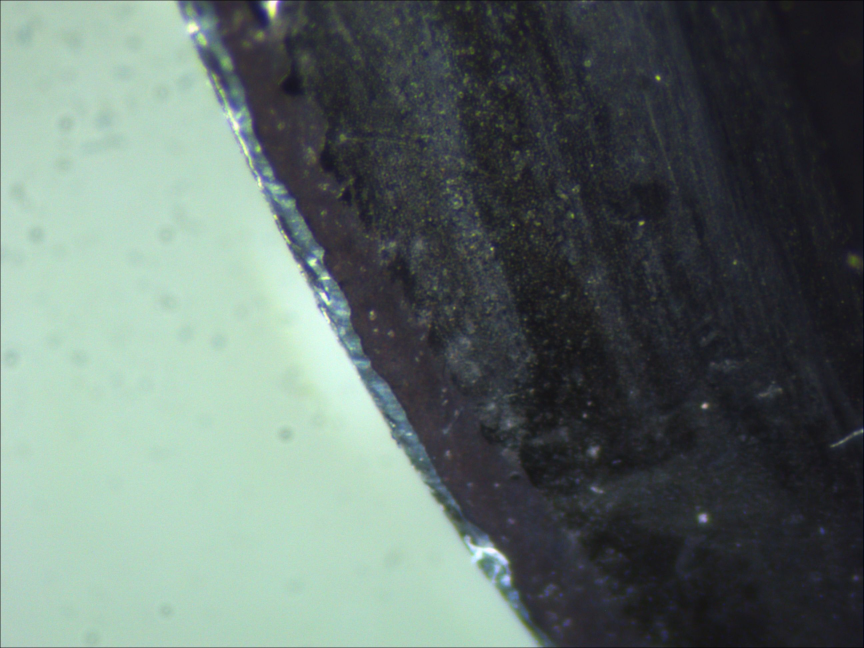
//> input picture BrokenDetection/sample/a1.jpg, 2592 x 1944 px (shown at 1/3 size)
$ ./main   (built with g++ and OpenCV 4)
//> lines starting //> are read from the running program, lines starting //| are printed output that depends on the picture; after the words box and inside, x2 and y2 are one past the last pixel; in counts of white or black regions, pixels touching at a corner belong together
### BrokenDetection/common.h
#ifndef COMMON_H
#define COMMON_H

#pragma warning(disable : 4995)
#pragma warning(disable : 4996)

#include <opencv2/opencv.hpp>
#include <limits>
#define CV_VER CVAUX_STR(CV_MAJOR_VERSION) CVAUX_STR(CV_MINOR_VERSION) CVAUX_STR(CV_SUBMINOR_VERSION)
#ifdef _DEBUG
#define MY_LIB(name) name "d"
#define CV_LIB(name) "opencv_" name CV_VER "d"
#else
#define MY_LIB(name) name
#define CV_LIB(name) "opencv_" name CV_VER
#endif

// opencv
#pragma comment(lib, CV_LIB("calib3d"))
#pragma comment(lib, CV_LIB("contrib"))
#pragma comment(lib, CV_LIB("core"))
#pragma comment(lib, CV_LIB("features2d"))
#pragma comment(lib, CV_LIB("flann"))
#pragma comment(lib, CV_LIB("gpu"))
#pragma comment(lib, CV_LIB("highgui"))
#pragma comment(lib, CV_LIB("imgproc"))
#pragma comment(lib, CV_LIB("legacy"))
#pragma comment(lib, CV_LIB("ml"))
#pragma comment(lib, CV_LIB("objdetect"))
#pragma comment(lib, CV_LIB("ts"))
#pragma comment(lib, CV_LIB("video"))


#endif

### BrokenDetection/main.cpp
#include "common.h"

int main(void)
{
	std::string filename = "./sample/a1.jpg";
	cv::Mat img = cv::imread(filename, 0);
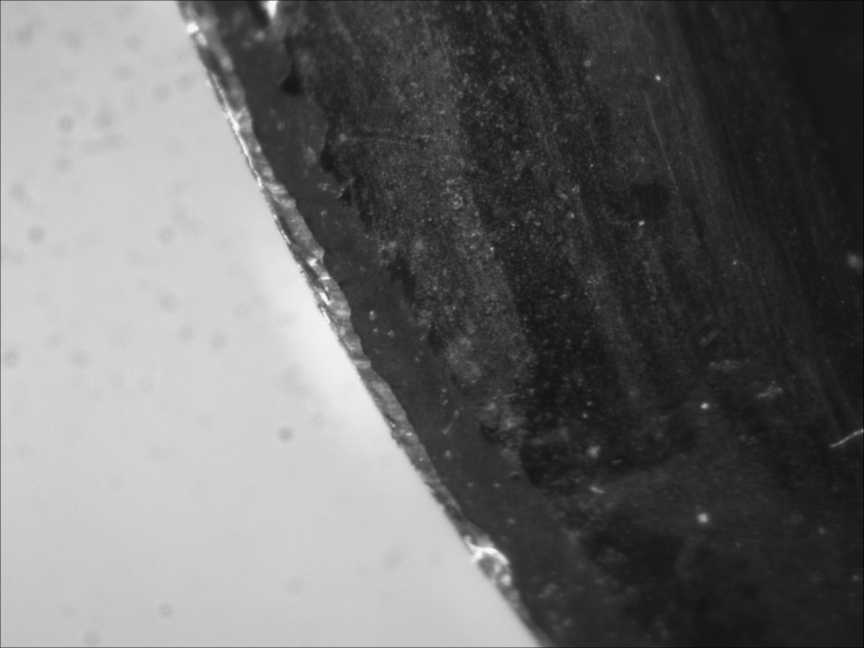
//> img: 1944 rows x 2592 cols, CV_8UC1 (shown at 1/3 size); min 0, max 251, mean 108.3
	cv::namedWindow("Original Image");
	cv::imshow("Original Image",img);

	// [4 lines of commented-out code are left out]

	cv::Mat result2;
	cv::GaussianBlur(img,result2,cv::Size(5,5),1.5);
	cv::namedWindow("Gaussian filtered Image");
	cv::imshow("Gaussian filtered Image",result2);

	// [4 lines of commented-out code are left out]

	cv::Mat sobelX;
	cv::Sobel(result2,sobelX,CV_8U,1,0,3,0.4,128);
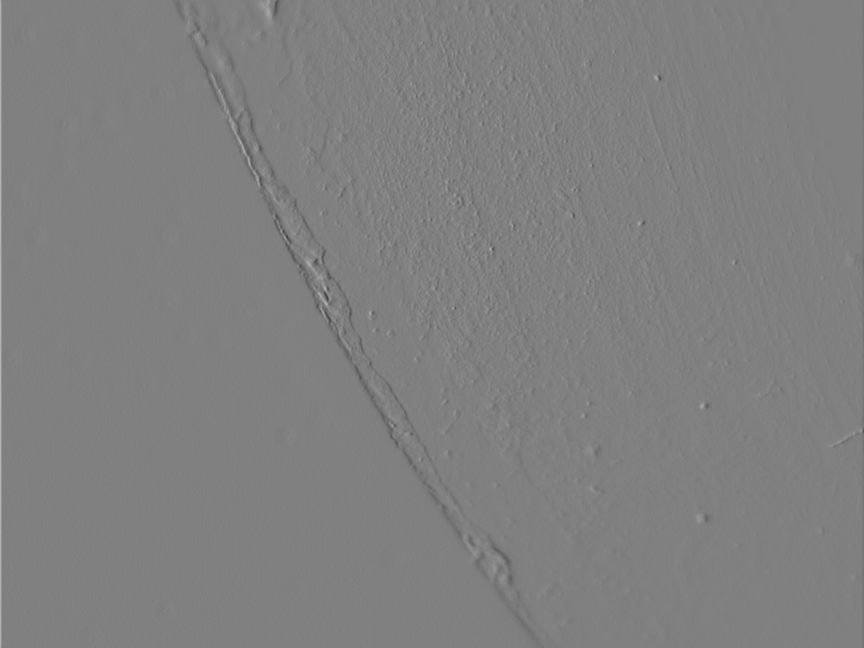
//> sobelX: 1944 rows x 2592 cols, CV_8UC1 (shown at 1/3 size); min 55, max 221, mean 127.8
	cv::Mat sobelY;
	cv::Sobel(result2,sobelY,CV_8U,0,1,3,0.4,128);
	cv::Sobel(result2,sobelX,CV_16S,1,0);
//> sobelX: 1944 rows x 2592 cols, CV_16SC1
	cv::Sobel(result2,sobelY,CV_16S,0,1);
//> sobelY: 1944 rows x 2592 cols, CV_16SC1
	cv::Mat sobel;
	sobel=abs(sobelX)+abs(sobelY);
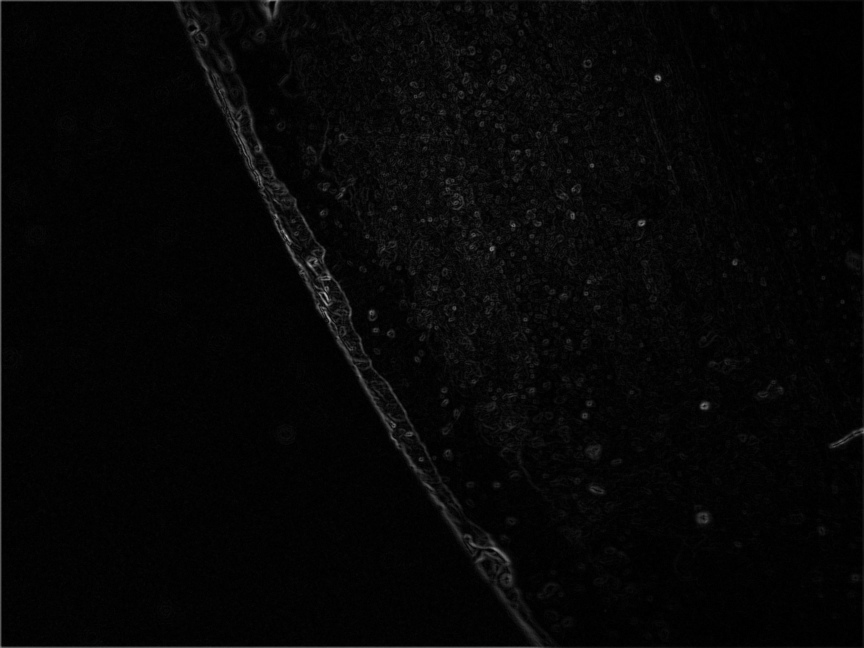
//> sobel: 1944 rows x 2592 cols, CV_16SC1 (shown at 1/3 size); min 0, max 356, mean 9.3; drawn with min black and max white
	double sobmin,sobmax;
	cv::minMaxLoc(sobel,&sobmin,&sobmax);
//> sobmin = 0; sobmax = 356
	//std::cout<<""
	cv::Mat sobelImage;
	sobel.convertTo(sobelImage,CV_8U,-255./sobmax,255);
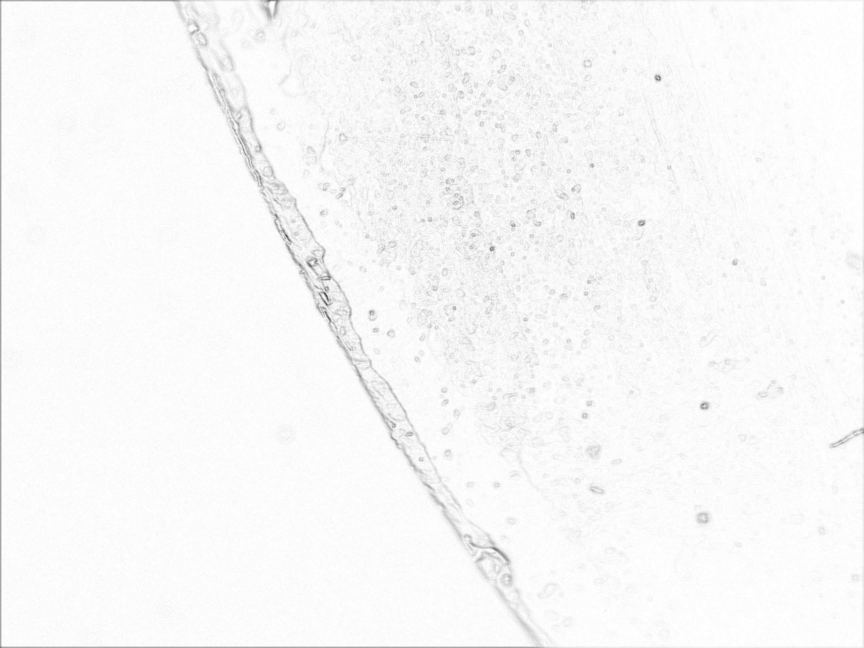
//> sobelImage: 1944 rows x 2592 cols, CV_8UC1 (shown at 1/3 size); min 0, max 255, mean 248.3
	cv::namedWindow("Sobel Image");
	cv::imshow("Sobel Image",sobelImage);

	cv::Mat sobelThresholded;
	cv::threshold(sobelImage,sobelThresholded,190,255,cv::THRESH_BINARY);
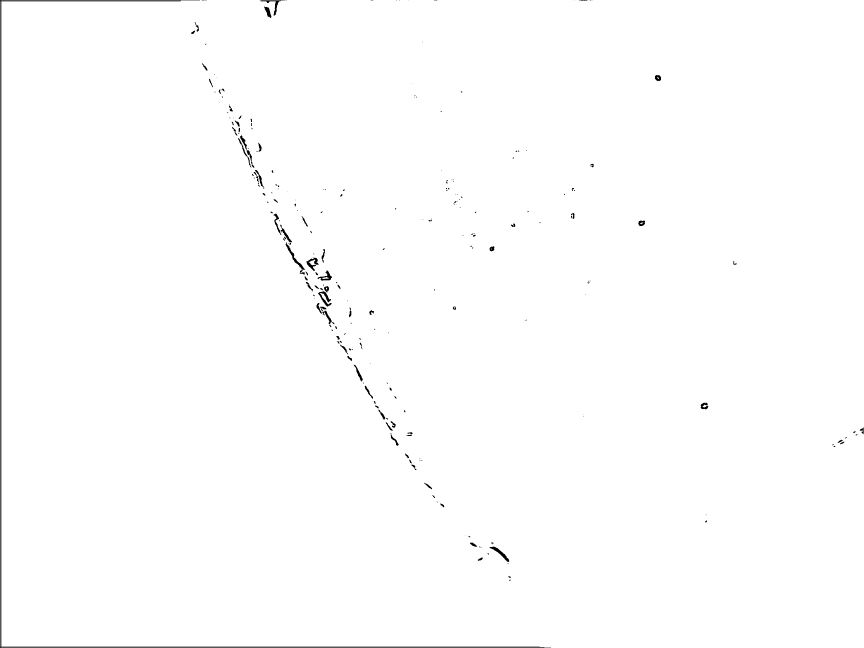
//> sobelThresholded: 1944 rows x 2592 cols, CV_8UC1 (shown at 1/3 size); 99.5% white; 258 black regions (148 under 20 px), largest, box (x1, y1, x2, y2) and area: (0, 0, 1653, 1944) 12400, (857, 727, 914, 810) 658, (954, 874, 995, 920) 650
	cv::namedWindow("Threshold Image");
	cv::imshow("Threshold Image",sobelThresholded);

	//cv::Mat image;
	//cv::cvtColor(result2,image,CV_BGR2GRAY);
	cv::Mat contours;
	cv::Canny(result2,contours,125,350);
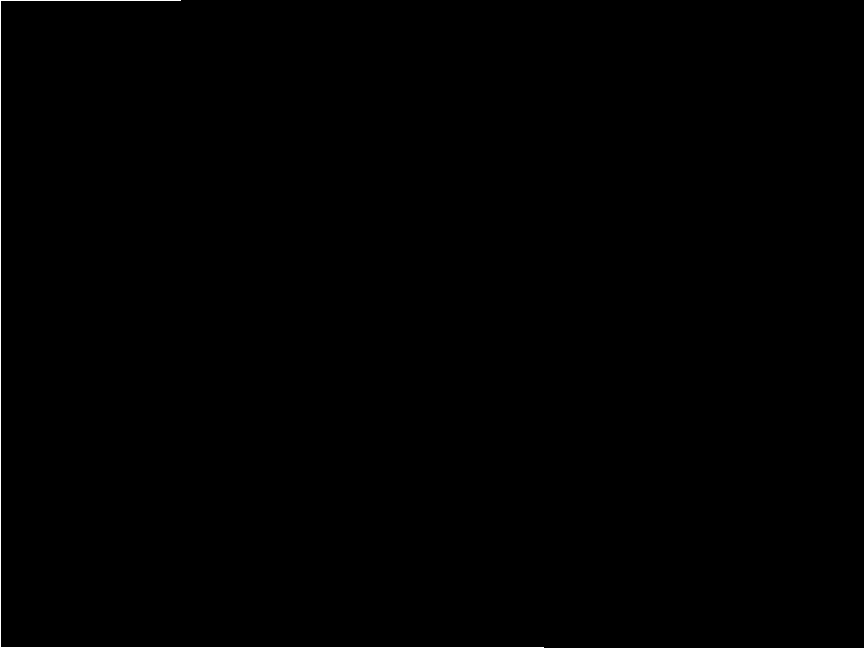
//> contours: 1944 rows x 2592 cols, CV_8UC1 (shown at 1/3 size); 0.08% white in thin lines or dots, all inside (x1, y1, x2, y2) = (0, 0, 1632, 1944)
	cv::Mat contoursInv;
	cv::threshold(contours,contoursInv,200,255,cv::THRESH_BINARY_INV);
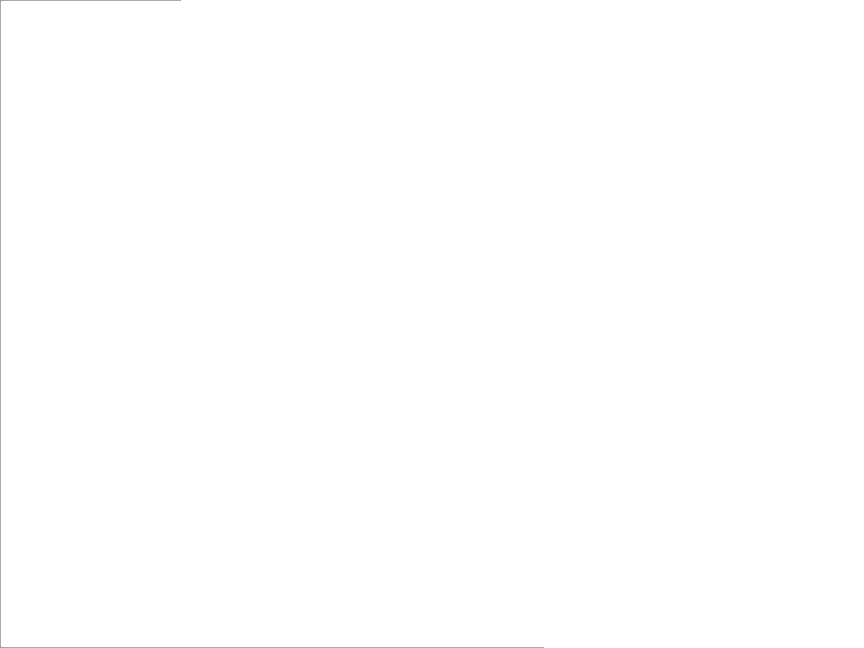
//> contoursInv: 1944 rows x 2592 cols, CV_8UC1 (shown at 1/3 size); 99.9% white; black in thin lines or dots, all inside (x1, y1, x2, y2) = (0, 0, 1632, 1944)
	cv::namedWindow("Canny Contours");
	cv::imshow("Canny Contours",contoursInv);

	cv::waitKey();
}

$ run again, with BrokenDetection/sample/a5.jpg copied over BrokenDetection/sample/a1.jpg
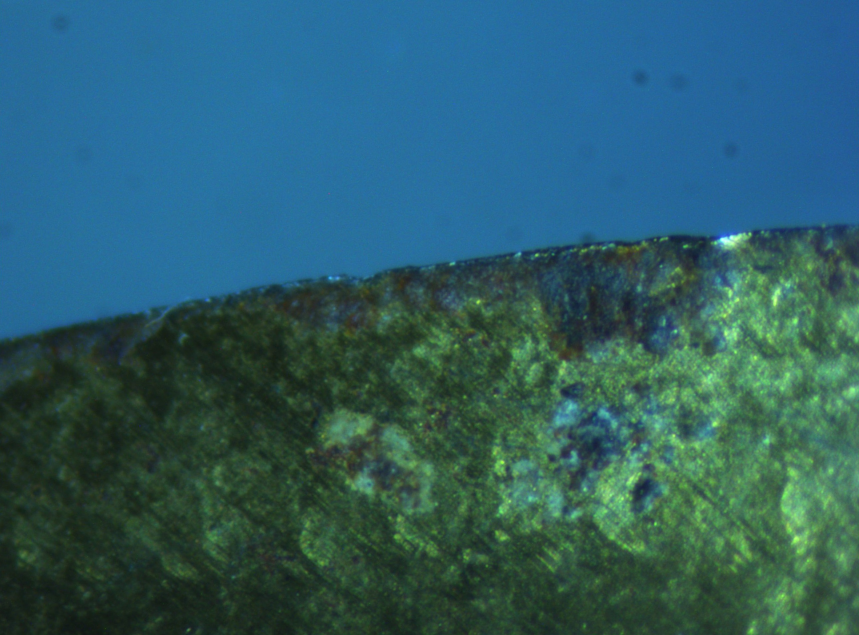
//> input picture BrokenDetection/sample/a5.jpg, 2577 x 1905 px (shown at 1/3 size)
//> `sobel=abs(sobelX)+abs(sobelY);`:
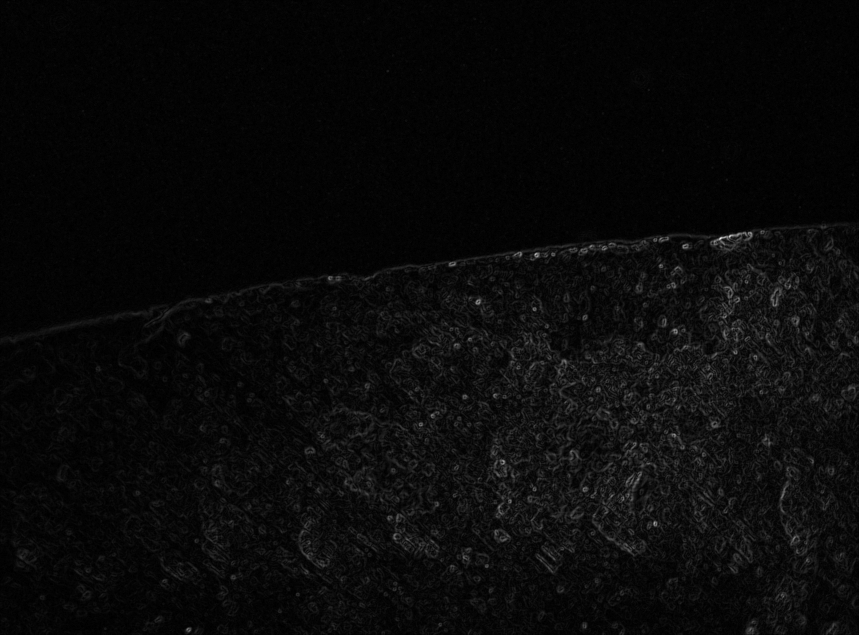
//> sobel: 1905 rows x 2577 cols, CV_16SC1 (shown at 1/3 size); min 0, max 294, mean 11.9; drawn with min black and max white
//> sobmin = 0; sobmax = 294
//> `cv::threshold(sobelImage,sobelThresholded,190,255,cv::THRESH_BINARY);`:
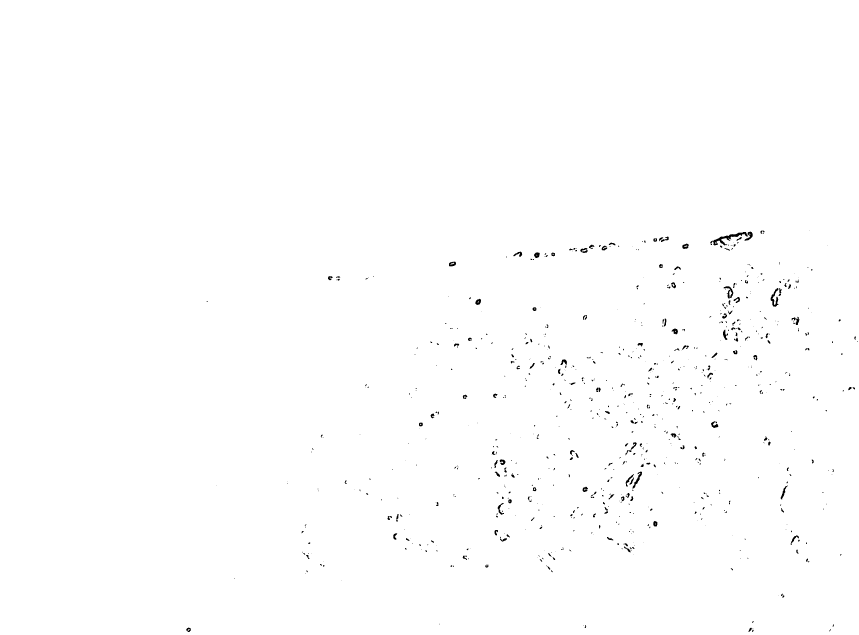
//> sobelThresholded: 1905 rows x 2577 cols, CV_8UC1 (shown at 1/3 size); 99.6% white; 810 black regions (562 under 20 px), largest, box (x1, y1, x2, y2) and area: (2131, 696, 2243, 736) 1126, (2312, 864, 2335, 920) 527, (2171, 859, 2200, 896) 386
//> contours: 1905 rows x 2577 cols, CV_8UC1; every value is 0
//> contoursInv: 1905 rows x 2577 cols, CV_8UC1; every value is 255
